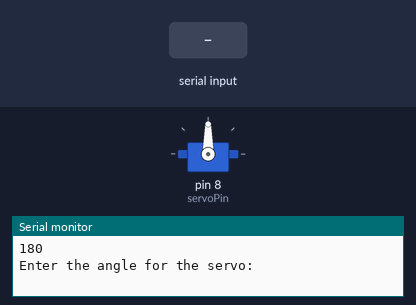
A sketch run on a simulated Arduino Uno, built with avr-gcc and run on an emulated ATmega328P. On the bench: servo, the last lines printed to the serial monitor. Inputs (shaded band) come from the test bench.

Above: at 1.2 s.
1.3 s: "30,150\n" received over Serial
At 2.6 s:
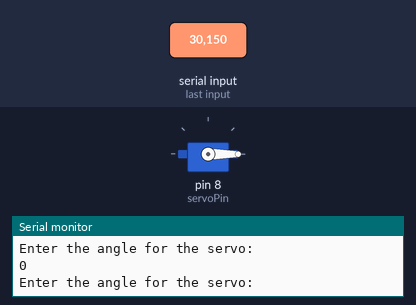
3.8 s: "90,45\n" received over Serial
At 4.6 s:
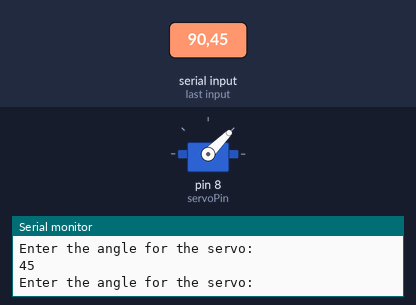
6.3 s: "200\n" received over Serial
At 7.1 s:
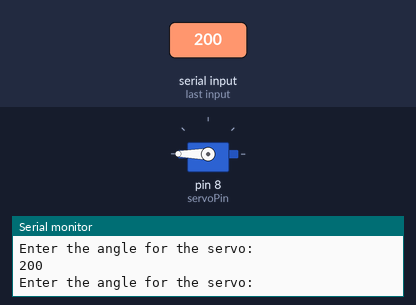
Timing chart, 0 to 9.3 s (numbered marks = the images above; inputs shaded):
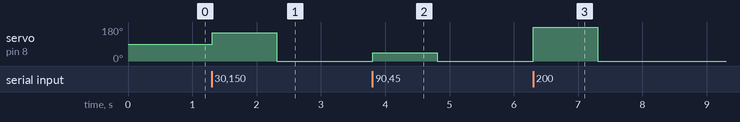

The sketch:

servo.ino
```cpp
#include <Servo.h>
int servoPin = 8;
int dt  = 500;
int servoPos = 180;
Servo myServo;
void setup() {
  // put your setup code here, to run once:
  Serial.begin(9600);
  myServo.attach(servoPin);
}

void loop() {
  // put your main code here, to run repeatedly:
  Serial.println(servoPos);
  Serial.println("Enter the angle for the servo: ");

  while(Serial.available() == 0){

    }
  servoPos = Serial.parseInt();
  myServo.write(servoPos);
}
```

Measured:
- after the input at 1.3 s, servo on pin 8 (servoPin): 90° → 150° at once, → 0° 1.0 s later
- after the input at 3.8 s, servo on pin 8 (servoPin): 0° → 45° at once, → 0° 1.0 s later
- after the input at 6.3 s, servo on pin 8 (servoPin): 0° → 180° at once, → 0° 1.0 s later
